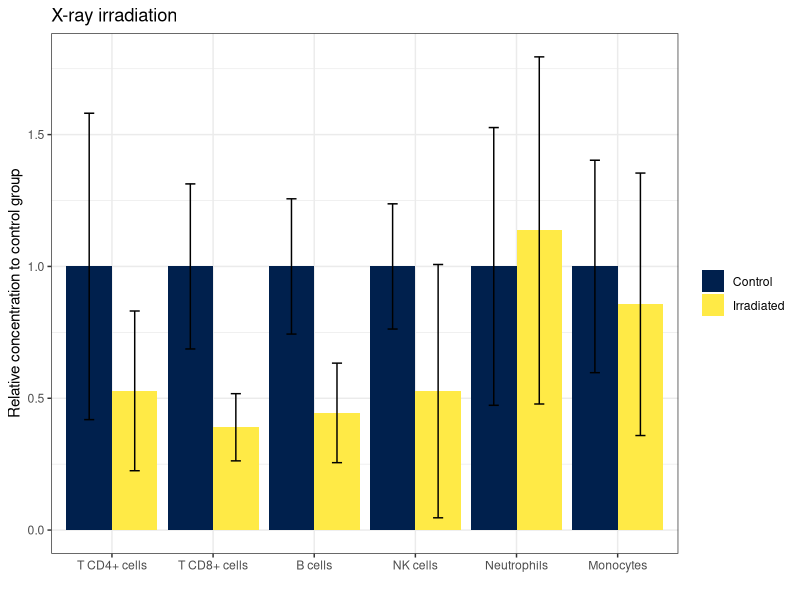
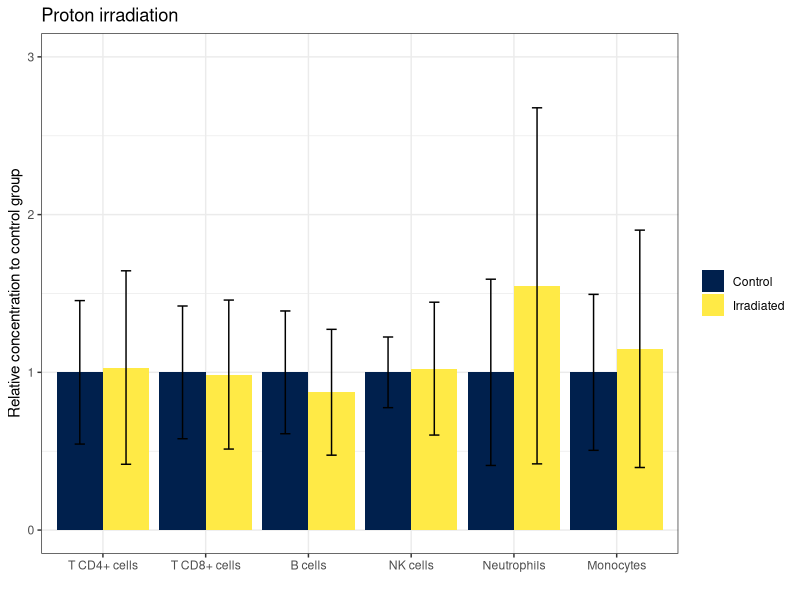

Here is the R script that generated these plots, in order:
library(dplyr)
library(ggplot2)
library(viridis)

data_dleu=read.csv(file = 'data.csv')
dat.XR=data_dleu%>%filter(exp=='XR')

dat.XR.C=dat.XR%>%filter(group=='Control with anesthesia')
dat.XR.C.CD4=dat.XR.C%>%summarise(mean=mean(p.CD4), sd=sd(p.CD4), arm='Control', type='T CD4+ cells')
dat.XR.C.CD8=dat.XR.C%>%summarise(mean=mean(p.CD8), sd=sd(p.CD8), arm='Control', type='T CD8+ cells')
dat.XR.C.B=dat.XR.C%>%summarise(mean=mean(p.B.cells), sd=sd(p.B.cells), arm='Control', type='B cells')
dat.XR.C.NK=dat.XR.C%>%summarise(mean=mean(p.NK.cells), sd=sd(p.NK.cells), arm='Control', type='NK cells')
dat.XR.C.neutro=dat.XR.C%>%summarise(mean=mean(p.neutro), sd=sd(p.neutro), arm='Control', type='Neutrophils')
dat.XR.C.mono=dat.XR.C%>%summarise(mean=mean(p.mono), sd=sd(p.mono), arm='Control', type='Monocytes')

dat.XR.T=dat.XR%>%filter(RR>0)
dat.XR.T.CD4=dat.XR.T%>%summarise(mean=mean(p.CD4), sd=sd(p.CD4), arm='Irradiated', type='T CD4+ cells')
dat.XR.T.CD8=dat.XR.T%>%summarise(mean=mean(p.CD8), sd=sd(p.CD8), arm='Irradiated', type='T CD8+ cells')
dat.XR.T.B=dat.XR.T%>%summarise(mean=mean(p.B.cells), sd=sd(p.B.cells), arm='Irradiated', type='B cells')
dat.XR.T.NK=dat.XR.T%>%summarise(mean=mean(p.NK.cells), sd=sd(p.NK.cells), arm='Irradiated', type='NK cells')
dat.XR.T.neutro=dat.XR.T%>%summarise(mean=mean(p.neutro), sd=sd(p.neutro), arm='Irradiated', type='Neutrophils')
dat.XR.T.mono=dat.XR.T%>%summarise(mean=mean(p.mono), sd=sd(p.mono), arm='Irradiated', type='Monocytes')

dat.XR.sum=rbind(dat.XR.C.CD4, dat.XR.C.CD8, dat.XR.C.B, dat.XR.C.NK, dat.XR.C.neutro, dat.XR.C.mono,
                 dat.XR.T.CD4, dat.XR.T.CD8, dat.XR.T.B, dat.XR.T.NK, dat.XR.T.neutro, dat.XR.T.mono)
dat.XR.sum$type=factor(dat.XR.sum$type, levels = c('T CD4+ cells', 'T CD8+ cells', 'B cells', 'NK cells', 'Neutrophils', 'Monocytes'))
ggplot(data=dat.XR.sum, aes(x=type, y=mean, fill=arm))+ 
  geom_bar(position="dodge", stat="identity") +
  geom_errorbar(aes(ymin=mean-sd, ymax=mean+sd), width=.2,
                position=position_dodge(.9))+
  xlab("")+
  labs(y='Relative concentration to control group', fill=NULL)+
  scale_fill_viridis(discrete = T, option = "E")+
  theme_bw()+
  ggtitle('X-ray irradiation')

wilcox.test(dat.XR.T$p.CD4,dat.XR.C$p.CD4)
wilcox.test(dat.XR.T$p.CD8,dat.XR.C$p.CD8)
wilcox.test(dat.XR.T$p.B.cells,dat.XR.C$p.B.cells)
wilcox.test(dat.XR.T$p.NK.cells,dat.XR.C$p.NK.cells)
wilcox.test(dat.XR.T$p.neutro,dat.XR.C$p.neutro)
wilcox.test(dat.XR.T$p.mono,dat.XR.C$p.mono)


dat.PT=data_dleu%>%filter(exp=='PT')

dat.PT.C=dat.PT%>%filter(group=='Control with anesthesia')
dat.PT.C.CD4=dat.PT.C%>%summarise(mean=mean(p.CD4), sd=sd(p.CD4), arm='Control', type='T CD4+ cells')
dat.PT.C.CD8=dat.PT.C%>%summarise(mean=mean(p.CD8), sd=sd(p.CD8), arm='Control', type='T CD8+ cells')
dat.PT.C.B=dat.PT.C%>%summarise(mean=mean(p.B.cells), sd=sd(p.B.cells), arm='Control', type='B cells')
dat.PT.C.NK=dat.PT.C%>%summarise(mean=mean(p.NK.cells), sd=sd(p.NK.cells), arm='Control', type='NK cells')
dat.PT.C.neutro=dat.PT.C%>%summarise(mean=mean(p.neutro), sd=sd(p.neutro), arm='Control', type='Neutrophils')
dat.PT.C.mono=dat.PT.C%>%summarise(mean=mean(p.mono), sd=sd(p.mono), arm='Control', type='Monocytes')

dat.PT.T=dat.PT%>%filter(RR>0)
dat.PT.T.CD4=dat.PT.T%>%summarise(mean=mean(p.CD4), sd=sd(p.CD4), arm='Irradiated', type='T CD4+ cells')
dat.PT.T.CD8=dat.PT.T%>%summarise(mean=mean(p.CD8), sd=sd(p.CD8), arm='Irradiated', type='T CD8+ cells')
dat.PT.T.B=dat.PT.T%>%summarise(mean=mean(p.B.cells), sd=sd(p.B.cells), arm='Irradiated', type='B cells')
dat.PT.T.NK=dat.PT.T%>%summarise(mean=mean(p.NK.cells), sd=sd(p.NK.cells), arm='Irradiated', type='NK cells')
dat.PT.T.neutro=dat.PT.T%>%summarise(mean=mean(p.neutro), sd=sd(p.neutro), arm='Irradiated', type='Neutrophils')
dat.PT.T.mono=dat.PT.T%>%summarise(mean=mean(p.mono), sd=sd(p.mono), arm='Irradiated', type='Monocytes')

dat.PT.sum=rbind(dat.PT.C.CD4, dat.PT.C.CD8, dat.PT.C.B, dat.PT.C.NK, dat.PT.C.neutro, dat.PT.C.mono,
                 dat.PT.T.CD4, dat.PT.T.CD8, dat.PT.T.B, dat.PT.T.NK, dat.PT.T.neutro, dat.PT.T.mono)

dat.PT.sum$type=factor(dat.PT.sum$type, levels = c('T CD4+ cells', 'T CD8+ cells', 'B cells', 'NK cells', 'Neutrophils', 'Monocytes'))

ggplot(data=dat.PT.sum, aes(x=type, y=mean, fill=arm))+ 
  geom_bar(position="dodge", stat="identity") +
  geom_errorbar(aes(ymin=mean-sd, ymax=mean+sd), width=.2,
                position=position_dodge(.9))+
  xlab("")+
  labs(y='Relative concentration to control group', fill=NULL)+
  scale_fill_viridis(discrete = T, option = "E")+
  theme_bw()+
  ggtitle('Proton irradiation')+ylim(0,3)

wilcox.test(dat.PT.T$p.CD4,dat.PT.C$p.CD4)
wilcox.test(dat.PT.T$p.CD8,dat.PT.C$p.CD8)
wilcox.test(dat.PT.T$p.B.cells,dat.PT.C$p.B.cells)
wilcox.test(dat.PT.T$p.NK.cells,dat.PT.C$p.NK.cells)
wilcox.test(dat.PT.T$p.neutro,dat.PT.C$p.neutro)
wilcox.test(dat.PT.T$p.mono,dat.PT.C$p.mono)